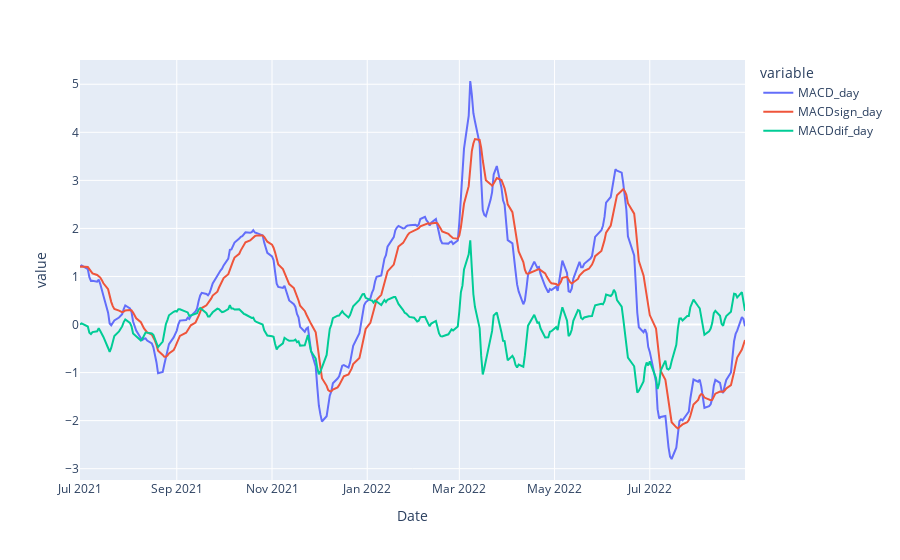
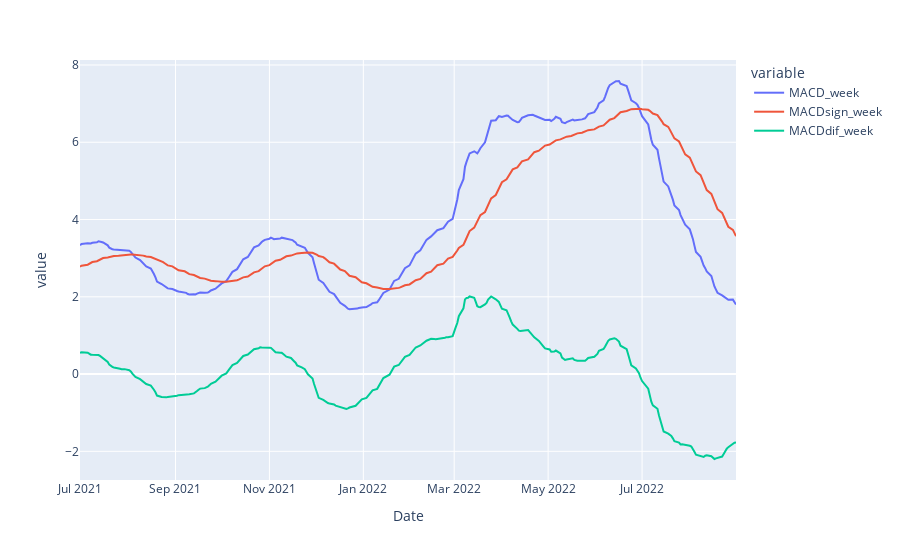
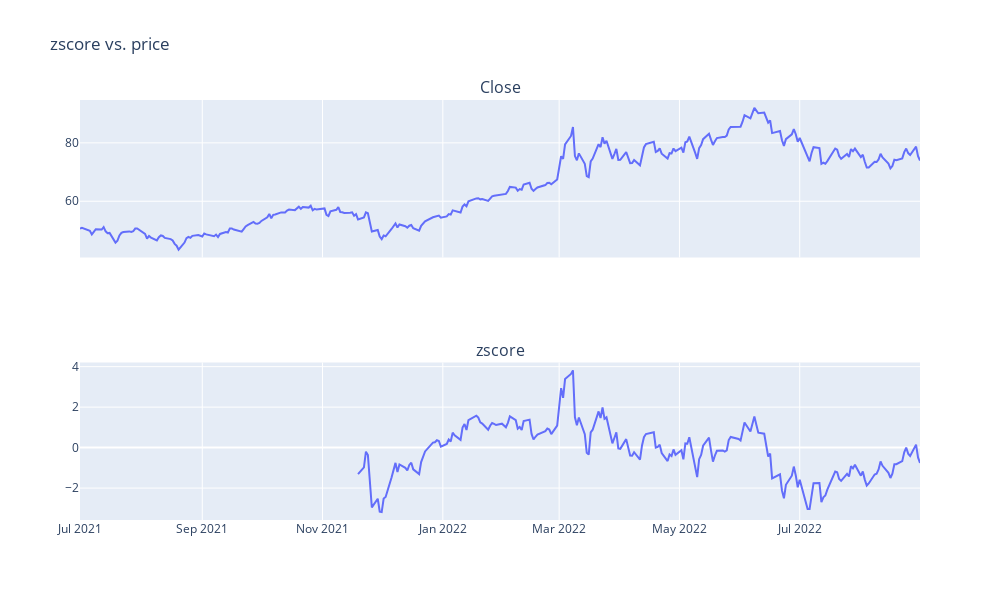
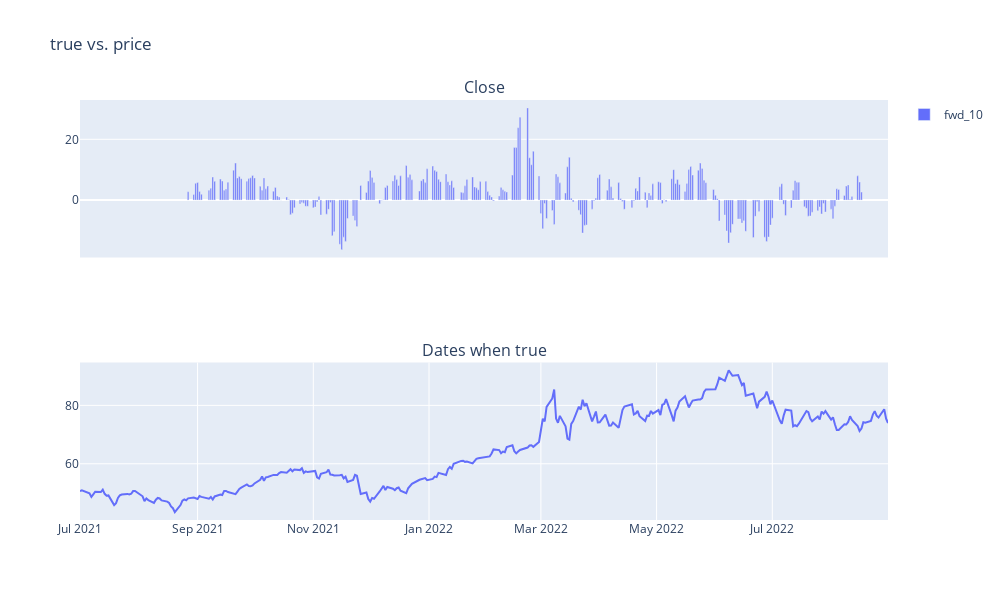

Notebook code for these charts, in order:
### Code cell
#main(stock,          back_gap, fwd_gap, threshold rendite backward, threshold renidte forward,comment )

main("holc_data.csv",  t_bwd   ,  t_fwd       , r_bwd , rational)

### Figure 1 — Plotly figure (JSON) as saved in the notebook; plotly's stock layout.template omitted (floating-point values rounded to 4 significant figures; data arrays with more than 128 entries replaced by an {"elided": "..."} marker saying what was removed)
{"data": [{"hovertemplate": "variable=MACD_day<br>Date=%{x}<br>value=%{y}<extra></extra>", "legendgroup": "MACD_day", "line": {"color": "#636efa", "dash": "solid"}, "marker": {"symbol": "circle"}, "mode": "lines", "name": "MACD_day", "orientation": "v", "showlegend": true, "type": "scatter", "x": {"elided": "295 str values"}, "xaxis": "x", "y": {"elided": "295 float values"}, "yaxis": "y"}, {"hovertemplate": "variable=MACDsign_day<br>Date=%{x}<br>value=%{y}<extra></extra>", "legendgroup": "MACDsign_day", "line": {"color": "#EF553B", "dash": "solid"}, "marker": {"symbol": "circle"}, "mode": "lines", "name": "MACDsign_day", "orientation": "v", "showlegend": true, "type": "scatter", "x": {"elided": "295 str values"}, "xaxis": "x", "y": {"elided": "295 float values"}, "yaxis": "y"}, {"hovertemplate": "variable=MACDdif_day<br>Date=%{x}<br>value=%{y}<extra></extra>", "legendgroup": "MACDdif_day", "line": {"color": "#00cc96", "dash": "solid"}, "marker": {"symbol": "circle"}, "mode": "lines", "name": "MACDdif_day", "orientation": "v", "showlegend": true, "type": "scatter", "x": {"elided": "295 str values"}, "xaxis": "x", "y": {"elided": "295 float values"}, "yaxis": "y"}], "layout": {"legend": {"title": {"text": "variable"}, "tracegroupgap": 0}, "margin": {"t": 60}, "xaxis": {"anchor": "y", "domain": [0, 1], "title": {"text": "Date"}}, "yaxis": {"anchor": "x", "domain": [0, 1], "title": {"text": "value"}}}}

### Figure 2 — Plotly figure (JSON) as saved in the notebook; plotly's stock layout.template omitted (floating-point values rounded to 4 significant figures; data arrays with more than 128 entries replaced by an {"elided": "..."} marker saying what was removed)
{"data": [{"hovertemplate": "variable=MACD_week<br>Date=%{x}<br>value=%{y}<extra></extra>", "legendgroup": "MACD_week", "line": {"color": "#636efa", "dash": "solid"}, "marker": {"symbol": "circle"}, "mode": "lines", "name": "MACD_week", "orientation": "v", "showlegend": true, "type": "scatter", "x": {"elided": "295 str values"}, "xaxis": "x", "y": {"elided": "295 float values"}, "yaxis": "y"}, {"hovertemplate": "variable=MACDsign_week<br>Date=%{x}<br>value=%{y}<extra></extra>", "legendgroup": "MACDsign_week", "line": {"color": "#EF553B", "dash": "solid"}, "marker": {"symbol": "circle"}, "mode": "lines", "name": "MACDsign_week", "orientation": "v", "showlegend": true, "type": "scatter", "x": {"elided": "295 str values"}, "xaxis": "x", "y": {"elided": "295 float values"}, "yaxis": "y"}, {"hovertemplate": "variable=MACDdif_week<br>Date=%{x}<br>value=%{y}<extra></extra>", "legendgroup": "MACDdif_week", "line": {"color": "#00cc96", "dash": "solid"}, "marker": {"symbol": "circle"}, "mode": "lines", "name": "MACDdif_week", "orientation": "v", "showlegend": true, "type": "scatter", "x": {"elided": "295 str values"}, "xaxis": "x", "y": {"elided": "295 float values"}, "yaxis": "y"}], "layout": {"legend": {"title": {"text": "variable"}, "tracegroupgap": 0}, "margin": {"t": 60}, "xaxis": {"anchor": "y", "domain": [0, 1], "title": {"text": "Date"}}, "yaxis": {"anchor": "x", "domain": [0, 1], "title": {"text": "value"}}}}

### Figure 3 — Plotly figure (JSON) as saved in the notebook; plotly's stock layout.template omitted (floating-point values rounded to 4 significant figures; data arrays with more than 128 entries replaced by an {"elided": "..."} marker saying what was removed)
{"data": [{"hovertemplate": "Date=%{x}<br>z-score=%{y}<extra></extra>", "legendgroup": "", "line": {"color": "#636efa", "dash": "solid"}, "marker": {"symbol": "circle"}, "mode": "lines", "name": "", "orientation": "v", "showlegend": false, "type": "scatter", "x": {"elided": "295 str values"}, "xaxis": "x2", "y": {"elided": "295 float values"}, "yaxis": "y2"}, {"hovertemplate": "Date=%{x}<br>Close=%{y}<extra></extra>", "legendgroup": "", "line": {"color": "#636efa", "dash": "solid"}, "marker": {"symbol": "circle"}, "mode": "lines", "name": "", "orientation": "v", "showlegend": false, "type": "scatter", "x": {"elided": "295 str values"}, "xaxis": "x", "y": {"elided": "295 float values"}, "yaxis": "y"}], "layout": {"annotations": [{"font": {"size": 16}, "showarrow": false, "text": "Close", "x": 0.5, "xanchor": "center", "xref": "paper", "y": 1, "yanchor": "bottom", "yref": "paper"}, {"font": {"size": 16}, "showarrow": false, "text": "zscore", "x": 0.5, "xanchor": "center", "xref": "paper", "y": 0.375, "yanchor": "bottom", "yref": "paper"}], "height": 600, "title": {"text": "zscore vs. price"}, "width": 1000, "xaxis": {"anchor": "y", "domain": [0, 1], "matches": "x2", "showticklabels": false}, "xaxis2": {"anchor": "y2", "domain": [0, 1]}, "yaxis": {"anchor": "x", "domain": [0.625, 1]}, "yaxis2": {"anchor": "x2", "domain": [0, 0.375]}}}

### Figure 4 — Plotly figure (JSON) as saved in the notebook; plotly's stock layout.template omitted (floating-point values rounded to 4 significant figures; data arrays with more than 128 entries replaced by an {"elided": "..."} marker saying what was removed)
{"data": [{"alignmentgroup": "True", "hovertemplate": "variable=fwd_10<br>Date=%{x}<br>value=%{y}<extra></extra>", "legendgroup": "fwd_10", "marker": {"color": "#636efa", "pattern": {"shape": ""}}, "name": "fwd_10", "offsetgroup": "fwd_10", "orientation": "v", "showlegend": true, "textposition": "auto", "type": "bar", "x": {"elided": "245 str values"}, "xaxis": "x", "y": {"elided": "245 float values"}, "yaxis": "y"}, {"hovertemplate": "Date=%{x}<br>Close=%{y}<extra></extra>", "legendgroup": "", "line": {"color": "#636efa", "dash": "solid"}, "marker": {"symbol": "circle"}, "mode": "lines", "name": "", "orientation": "v", "showlegend": false, "type": "scatter", "x": {"elided": "295 str values"}, "xaxis": "x2", "y": {"elided": "295 float values"}, "yaxis": "y2"}], "layout": {"annotations": [{"font": {"size": 16}, "showarrow": false, "text": "Close", "x": 0.5, "xanchor": "center", "xref": "paper", "y": 1, "yanchor": "bottom", "yref": "paper"}, {"font": {"size": 16}, "showarrow": false, "text": "Dates when true", "x": 0.5, "xanchor": "center", "xref": "paper", "y": 0.375, "yanchor": "bottom", "yref": "paper"}], "height": 600, "title": {"text": "true vs. price"}, "width": 1000, "xaxis": {"anchor": "y", "domain": [0, 1], "matches": "x2", "showticklabels": false}, "xaxis2": {"anchor": "y2", "domain": [0, 1]}, "yaxis": {"anchor": "x", "domain": [0.625, 1]}, "yaxis2": {"anchor": "x2", "domain": [0, 0.375]}}}
